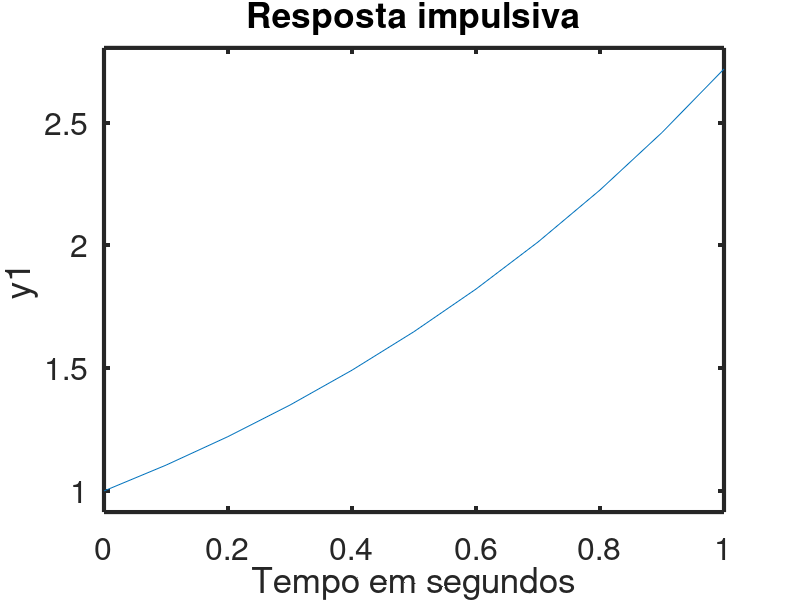
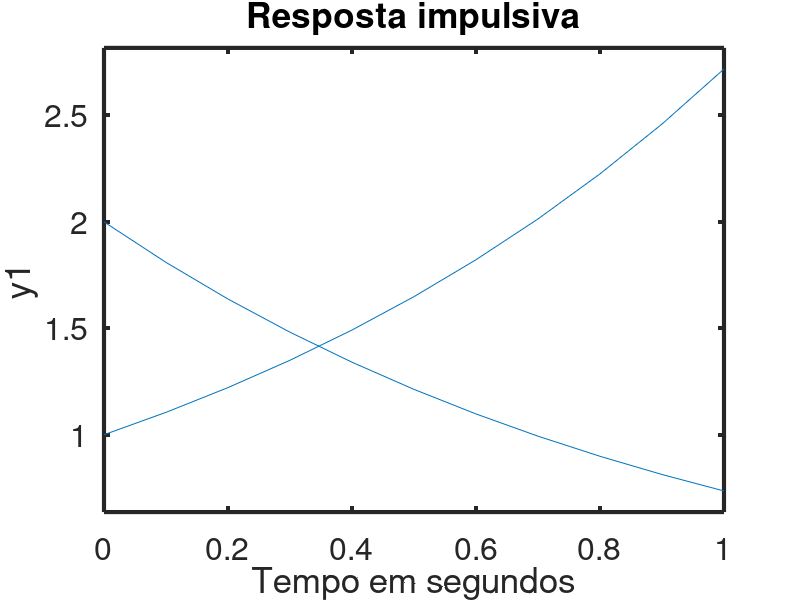
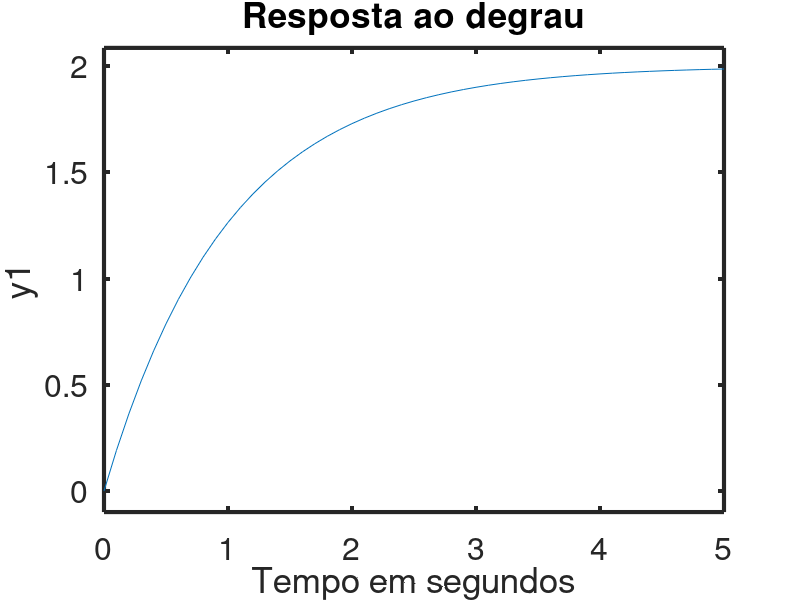

Write MATLAB code to recreate these figures, in order.
%% Sistemas de controle - resposta impulsiva - controle em malha fechada%  Referência: https://wiki.octave.org/Control_package%  V.C.Parroclear all;        % Limpa as variáveisclc;              % limpa a telaclose all;        % limpa os gráficospkg load control  %% somente para usuários de Octave%% Definindo o sistema de baseGp = tf(1,[1 -1]);%% Resposta impulsiva do sistemafigure(1)impulse(Gp,[0:0.1:1])title('Resposta impulsiva');xlabel('Tempo em segundos');grid;set(gca, "linewidth", 3, "fontsize", 23)%% Realimentando o sistema com Gc(s)=2Gc = 2;Gmf = feedback(Gc*Gp,1);%% Resposta impulsiva de ambos os sistemasfigure(2)impulse(Gmf,[0:0.1:1]); hold; impulse(Gp,[0:0.1:1])title('Resposta impulsiva');xlabel('Tempo em segundos');grid;set(gca, "linewidth", 3, "fontsize", 23)%% Analisando a resposta ao degrau unitário do sistema relimentadofigure(3)step(Gmf,[0:0.1:5]); title('Resposta ao degrau');xlabel('Tempo em segundos');grid;set(gca, "linewidth", 3, "fontsize", 23)